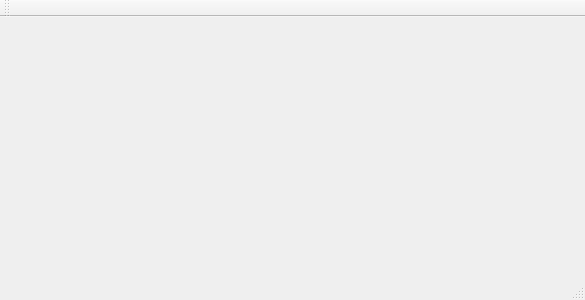
<?xml version="1.0" encoding="UTF-8"?>
<ui version="4.0">
 <class>Palindrome</class>
 <widget class="QMainWindow" name="Palindrome">
  <property name="geometry">
   <rect>
    <x>0</x>
    <y>0</y>
    <width>585</width>
    <height>300</height>
   </rect>
  </property>
  <property name="windowTitle">
   <string>Palindrome</string>
  </property>
  <widget class="QWidget" name="centralWidget">
   <layout class="QVBoxLayout" name="verticalLayout"/>
  </widget>
  <widget class="QMenuBar" name="menuBar">
   <property name="geometry">
    <rect>
     <x>0</x>
     <y>0</y>
     <width>585</width>
     <height>22</height>
    </rect>
   </property>
  </widget>
  <widget class="QToolBar" name="mainToolBar">
   <attribute name="toolBarArea">
    <enum>TopToolBarArea</enum>
   </attribute>
   <attribute name="toolBarBreak">
    <bool>false</bool>
   </attribute>
  </widget>
  <widget class="QStatusBar" name="statusBar"/>
 </widget>
 <layoutdefault spacing="6" margin="11"/>
 <resources/>
 <connections/>
</ui>
